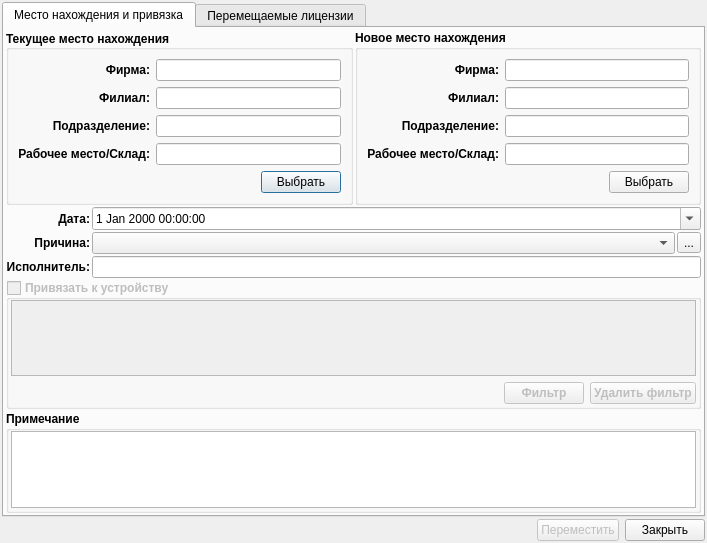
<?xml version="1.0" encoding="UTF-8"?>
<ui version="4.0">
 <class>MoveLicense</class>
 <widget class="QDialog" name="MoveLicense">
  <property name="geometry">
   <rect>
    <x>0</x>
    <y>0</y>
    <width>707</width>
    <height>543</height>
   </rect>
  </property>
  <property name="windowTitle">
   <string>Перемещение лицензий</string>
  </property>
  <layout class="QVBoxLayout" name="verticalLayout_3">
   <property name="spacing">
    <number>2</number>
   </property>
   <property name="margin">
    <number>2</number>
   </property>
   <item>
    <widget class="QTabWidget" name="tabWidget">
     <property name="currentIndex">
      <number>0</number>
     </property>
     <widget class="QWidget" name="tab">
      <attribute name="title">
       <string>Место нахождения и привязка</string>
      </attribute>
      <layout class="QVBoxLayout" name="verticalLayout_2">
       <property name="spacing">
        <number>2</number>
       </property>
       <property name="margin">
        <number>2</number>
       </property>
       <item>
        <layout class="QHBoxLayout" name="horizontalLayout_2">
         <item>
          <widget class="QGroupBox" name="groupBox">
           <property name="font">
            <font>
             <weight>75</weight>
             <bold>true</bold>
            </font>
           </property>
           <property name="title">
            <string>Текущее место нахождения</string>
           </property>
           <property name="alignment">
            <set>Qt::AlignLeading|Qt::AlignLeft|Qt::AlignVCenter</set>
           </property>
           <layout class="QVBoxLayout" name="verticalLayout_5">
            <item>
             <layout class="QGridLayout" name="gridLayout">
              <item row="0" column="0">
               <widget class="QLabel" name="label">
                <property name="text">
                 <string>Фирма:</string>
                </property>
                <property name="alignment">
                 <set>Qt::AlignRight|Qt::AlignTrailing|Qt::AlignVCenter</set>
                </property>
               </widget>
              </item>
              <item row="0" column="1">
               <widget class="QLineEdit" name="curFirm">
                <property name="readOnly">
                 <bool>true</bool>
                </property>
               </widget>
              </item>
              <item row="1" column="0">
               <widget class="QLabel" name="label_2">
                <property name="text">
                 <string>Филиал:</string>
                </property>
                <property name="alignment">
                 <set>Qt::AlignRight|Qt::AlignTrailing|Qt::AlignVCenter</set>
                </property>
               </widget>
              </item>
              <item row="1" column="1">
               <widget class="QLineEdit" name="curFP">
                <property name="readOnly">
                 <bool>true</bool>
                </property>
               </widget>
              </item>
              <item row="2" column="0">
               <widget class="QLabel" name="label_3">
                <property name="text">
                 <string>Подразделение:</string>
                </property>
                <property name="alignment">
                 <set>Qt::AlignRight|Qt::AlignTrailing|Qt::AlignVCenter</set>
                </property>
               </widget>
              </item>
              <item row="2" column="1">
               <widget class="QLineEdit" name="curDep">
                <property name="readOnly">
                 <bool>true</bool>
                </property>
               </widget>
              </item>
              <item row="3" column="0">
               <widget class="QLabel" name="label_4">
                <property name="text">
                 <string>Рабочее место/Склад:</string>
                </property>
                <property name="alignment">
                 <set>Qt::AlignRight|Qt::AlignTrailing|Qt::AlignVCenter</set>
                </property>
               </widget>
              </item>
              <item row="3" column="1">
               <widget class="QLineEdit" name="curWpWh">
                <property name="readOnly">
                 <bool>true</bool>
                </property>
               </widget>
              </item>
             </layout>
            </item>
            <item>
             <layout class="QHBoxLayout" name="horizontalLayout_5">
              <item>
               <spacer name="horizontalSpacer_2">
                <property name="orientation">
                 <enum>Qt::Horizontal</enum>
                </property>
                <property name="sizeHint" stdset="0">
                 <size>
                  <width>40</width>
                  <height>20</height>
                 </size>
                </property>
               </spacer>
              </item>
              <item>
               <widget class="QPushButton" name="selectCurButton">
                <property name="font">
                 <font>
                  <weight>50</weight>
                  <bold>false</bold>
                 </font>
                </property>
                <property name="text">
                 <string>Выбрать</string>
                </property>
                <property name="icon">
                 <iconset resource="../icons.qrc">
                  <normaloff>:/24x24/select/ico/selectall_24x24.png</normaloff>:/24x24/select/ico/selectall_24x24.png</iconset>
                </property>
               </widget>
              </item>
             </layout>
            </item>
           </layout>
          </widget>
         </item>
         <item>
          <widget class="QGroupBox" name="groupBox_2">
           <property name="font">
            <font>
             <weight>75</weight>
             <bold>true</bold>
            </font>
           </property>
           <property name="title">
            <string>Новое место нахождения</string>
           </property>
           <layout class="QVBoxLayout" name="verticalLayout_6">
            <item>
             <layout class="QGridLayout" name="gridLayout_2">
              <item row="0" column="0">
               <widget class="QLabel" name="label_5">
                <property name="text">
                 <string>Фирма:</string>
                </property>
                <property name="alignment">
                 <set>Qt::AlignRight|Qt::AlignTrailing|Qt::AlignVCenter</set>
                </property>
               </widget>
              </item>
              <item row="0" column="1">
               <widget class="QLineEdit" name="newFirm">
                <property name="readOnly">
                 <bool>true</bool>
                </property>
               </widget>
              </item>
              <item row="1" column="0">
               <widget class="QLabel" name="label_6">
                <property name="text">
                 <string>Филиал:</string>
                </property>
                <property name="alignment">
                 <set>Qt::AlignRight|Qt::AlignTrailing|Qt::AlignVCenter</set>
                </property>
               </widget>
              </item>
              <item row="1" column="1">
               <widget class="QLineEdit" name="newFP">
                <property name="readOnly">
                 <bool>true</bool>
                </property>
               </widget>
              </item>
              <item row="2" column="0">
               <widget class="QLabel" name="label_7">
                <property name="text">
                 <string>Подразделение:</string>
                </property>
                <property name="alignment">
                 <set>Qt::AlignRight|Qt::AlignTrailing|Qt::AlignVCenter</set>
                </property>
               </widget>
              </item>
              <item row="2" column="1">
               <widget class="QLineEdit" name="newDep">
                <property name="readOnly">
                 <bool>true</bool>
                </property>
               </widget>
              </item>
              <item row="3" column="0">
               <widget class="QLabel" name="label_8">
                <property name="text">
                 <string>Рабочее место/Склад:</string>
                </property>
                <property name="alignment">
                 <set>Qt::AlignRight|Qt::AlignTrailing|Qt::AlignVCenter</set>
                </property>
               </widget>
              </item>
              <item row="3" column="1">
               <widget class="QLineEdit" name="newWpWh">
                <property name="readOnly">
                 <bool>true</bool>
                </property>
               </widget>
              </item>
             </layout>
            </item>
            <item>
             <layout class="QHBoxLayout" name="horizontalLayout_6">
              <item>
               <spacer name="horizontalSpacer_3">
                <property name="orientation">
                 <enum>Qt::Horizontal</enum>
                </property>
                <property name="sizeHint" stdset="0">
                 <size>
                  <width>40</width>
                  <height>20</height>
                 </size>
                </property>
               </spacer>
              </item>
              <item>
               <widget class="QPushButton" name="selectNewButton">
                <property name="font">
                 <font>
                  <weight>50</weight>
                  <bold>false</bold>
                 </font>
                </property>
                <property name="text">
                 <string>Выбрать</string>
                </property>
                <property name="icon">
                 <iconset resource="../icons.qrc">
                  <normaloff>:/24x24/select/ico/selectall_24x24.png</normaloff>:/24x24/select/ico/selectall_24x24.png</iconset>
                </property>
               </widget>
              </item>
             </layout>
            </item>
           </layout>
          </widget>
         </item>
        </layout>
       </item>
       <item>
        <layout class="QGridLayout" name="gridLayout_3">
         <item row="0" column="0" colspan="2">
          <widget class="QLabel" name="label_11">
           <property name="font">
            <font>
             <weight>75</weight>
             <bold>true</bold>
            </font>
           </property>
           <property name="text">
            <string>Дата:</string>
           </property>
           <property name="alignment">
            <set>Qt::AlignRight|Qt::AlignTrailing|Qt::AlignVCenter</set>
           </property>
          </widget>
         </item>
         <item row="0" column="2">
          <widget class="QDateTimeEdit" name="dateMoved">
           <property name="calendarPopup">
            <bool>true</bool>
           </property>
          </widget>
         </item>
         <item row="1" column="0" colspan="2">
          <widget class="QLabel" name="label_12">
           <property name="font">
            <font>
             <weight>75</weight>
             <bold>true</bold>
            </font>
           </property>
           <property name="text">
            <string>Причина:</string>
           </property>
           <property name="alignment">
            <set>Qt::AlignRight|Qt::AlignTrailing|Qt::AlignVCenter</set>
           </property>
          </widget>
         </item>
         <item row="2" column="0" colspan="2">
          <widget class="QLabel" name="label_13">
           <property name="font">
            <font>
             <weight>75</weight>
             <bold>true</bold>
            </font>
           </property>
           <property name="text">
            <string>Исполнитель:</string>
           </property>
           <property name="alignment">
            <set>Qt::AlignRight|Qt::AlignTrailing|Qt::AlignVCenter</set>
           </property>
          </widget>
         </item>
         <item row="2" column="2">
          <widget class="LineEditTwoButton" name="performer">
           <property name="font">
            <font>
             <weight>75</weight>
             <bold>true</bold>
            </font>
           </property>
           <property name="readOnly">
            <bool>true</bool>
           </property>
          </widget>
         </item>
         <item row="1" column="2">
          <layout class="QHBoxLayout" name="horizontalLayout_7">
           <property name="spacing">
            <number>2</number>
           </property>
           <item>
            <widget class="QComboBox" name="cause"/>
           </item>
           <item>
            <widget class="QToolButton" name="buttonEditCause">
             <property name="text">
              <string>...</string>
             </property>
             <property name="icon">
              <iconset resource="../icons.qrc">
               <normaloff>:/16x16/book/ico/book_open_16x16.png</normaloff>:/16x16/book/ico/book_open_16x16.png</iconset>
             </property>
            </widget>
           </item>
          </layout>
         </item>
        </layout>
       </item>
       <item>
        <widget class="QGroupBox" name="groupBoxDev">
         <property name="enabled">
          <bool>false</bool>
         </property>
         <property name="font">
          <font>
           <weight>75</weight>
           <bold>true</bold>
          </font>
         </property>
         <property name="title">
          <string>Привязать к устройству</string>
         </property>
         <property name="checkable">
          <bool>true</bool>
         </property>
         <property name="checked">
          <bool>false</bool>
         </property>
         <layout class="QVBoxLayout" name="verticalLayout">
          <property name="leftMargin">
           <number>2</number>
          </property>
          <property name="topMargin">
           <number>0</number>
          </property>
          <property name="rightMargin">
           <number>2</number>
          </property>
          <property name="bottomMargin">
           <number>2</number>
          </property>
          <item>
           <widget class="QTreeView" name="devView">
            <property name="font">
             <font>
              <weight>50</weight>
              <bold>false</bold>
             </font>
            </property>
            <property name="editTriggers">
             <set>QAbstractItemView::NoEditTriggers</set>
            </property>
           </widget>
          </item>
          <item>
           <layout class="QHBoxLayout" name="horizontalLayout_4">
            <item>
             <spacer name="horizontalSpacer_4">
              <property name="orientation">
               <enum>Qt::Horizontal</enum>
              </property>
              <property name="sizeHint" stdset="0">
               <size>
                <width>40</width>
                <height>20</height>
               </size>
              </property>
             </spacer>
            </item>
            <item>
             <widget class="QPushButton" name="addFiltrButton">
              <property name="text">
               <string>Фильтр</string>
              </property>
              <property name="icon">
               <iconset resource="../icons.qrc">
                <normaloff>:/16x16/add/ico/add_filter_16x16.gif</normaloff>:/16x16/add/ico/add_filter_16x16.gif</iconset>
              </property>
             </widget>
            </item>
            <item>
             <widget class="QPushButton" name="clearFilterButton">
              <property name="enabled">
               <bool>false</bool>
              </property>
              <property name="text">
               <string>Удалить фильтр</string>
              </property>
              <property name="icon">
               <iconset resource="../icons.qrc">
                <normaloff>:/16x16/cancelDel/ico/del_filter_16x16.gif</normaloff>:/16x16/cancelDel/ico/del_filter_16x16.gif</iconset>
              </property>
             </widget>
            </item>
           </layout>
          </item>
         </layout>
        </widget>
       </item>
       <item>
        <widget class="QGroupBox" name="groupBox_5">
         <property name="font">
          <font>
           <weight>75</weight>
           <bold>true</bold>
          </font>
         </property>
         <property name="title">
          <string>Примечание</string>
         </property>
         <layout class="QHBoxLayout" name="horizontalLayout_8">
          <property name="spacing">
           <number>2</number>
          </property>
          <property name="leftMargin">
           <number>2</number>
          </property>
          <property name="topMargin">
           <number>0</number>
          </property>
          <property name="rightMargin">
           <number>2</number>
          </property>
          <property name="bottomMargin">
           <number>2</number>
          </property>
          <item>
           <widget class="QTextEdit" name="note"/>
          </item>
         </layout>
        </widget>
       </item>
      </layout>
     </widget>
     <widget class="QWidget" name="tab_2">
      <attribute name="title">
       <string>Перемещаемые лицензии</string>
      </attribute>
      <layout class="QVBoxLayout" name="verticalLayout_7">
       <property name="margin">
        <number>2</number>
       </property>
       <item>
        <widget class="QGroupBox" name="groupBox_4">
         <property name="font">
          <font>
           <weight>75</weight>
           <bold>true</bold>
          </font>
         </property>
         <property name="title">
          <string>Лицензии</string>
         </property>
         <layout class="QHBoxLayout" name="horizontalLayout_3">
          <property name="leftMargin">
           <number>2</number>
          </property>
          <property name="topMargin">
           <number>0</number>
          </property>
          <property name="rightMargin">
           <number>2</number>
          </property>
          <property name="bottomMargin">
           <number>2</number>
          </property>
          <item>
           <widget class="QTreeView" name="moveLicView">
            <property name="font">
             <font>
              <weight>75</weight>
              <bold>true</bold>
             </font>
            </property>
            <property name="editTriggers">
             <set>QAbstractItemView::NoEditTriggers</set>
            </property>
            <property name="alternatingRowColors">
             <bool>true</bool>
            </property>
            <property name="rootIsDecorated">
             <bool>false</bool>
            </property>
            <property name="allColumnsShowFocus">
             <bool>true</bool>
            </property>
           </widget>
          </item>
          <item>
           <layout class="QVBoxLayout" name="verticalLayout_4">
            <property name="spacing">
             <number>6</number>
            </property>
            <item>
             <widget class="QPushButton" name="addLicButton">
              <property name="enabled">
               <bool>false</bool>
              </property>
              <property name="font">
               <font>
                <weight>50</weight>
                <bold>false</bold>
               </font>
              </property>
              <property name="text">
               <string>Добавить</string>
              </property>
              <property name="icon">
               <iconset resource="../icons.qrc">
                <normaloff>:/16x16/add/ico/edit_add_16x16.png</normaloff>:/16x16/add/ico/edit_add_16x16.png</iconset>
              </property>
             </widget>
            </item>
            <item>
             <widget class="QPushButton" name="delLicButton">
              <property name="enabled">
               <bool>false</bool>
              </property>
              <property name="font">
               <font>
                <weight>50</weight>
                <bold>false</bold>
               </font>
              </property>
              <property name="text">
               <string>Удалить</string>
              </property>
              <property name="icon">
               <iconset resource="../icons.qrc">
                <normaloff>:/16x16/cancelDel/ico/del_16x16.png</normaloff>:/16x16/cancelDel/ico/del_16x16.png</iconset>
              </property>
             </widget>
            </item>
            <item>
             <widget class="QPushButton" name="clearLicButton">
              <property name="enabled">
               <bool>false</bool>
              </property>
              <property name="font">
               <font>
                <weight>50</weight>
                <bold>false</bold>
               </font>
              </property>
              <property name="text">
               <string>Очистить</string>
              </property>
              <property name="icon">
               <iconset resource="../icons.qrc">
                <normaloff>:/16x16/revert/ico/revert_16x16.png</normaloff>:/16x16/revert/ico/revert_16x16.png</iconset>
              </property>
             </widget>
            </item>
            <item>
             <spacer name="verticalSpacer">
              <property name="orientation">
               <enum>Qt::Vertical</enum>
              </property>
              <property name="sizeHint" stdset="0">
               <size>
                <width>20</width>
                <height>40</height>
               </size>
              </property>
             </spacer>
            </item>
           </layout>
          </item>
         </layout>
        </widget>
       </item>
      </layout>
     </widget>
    </widget>
   </item>
   <item>
    <layout class="QHBoxLayout" name="horizontalLayout">
     <property name="spacing">
      <number>6</number>
     </property>
     <item>
      <spacer name="horizontalSpacer">
       <property name="orientation">
        <enum>Qt::Horizontal</enum>
       </property>
       <property name="sizeHint" stdset="0">
        <size>
         <width>40</width>
         <height>20</height>
        </size>
       </property>
      </spacer>
     </item>
     <item>
      <widget class="QPushButton" name="moveButton">
       <property name="enabled">
        <bool>false</bool>
       </property>
       <property name="text">
        <string>Переместить</string>
       </property>
       <property name="icon">
        <iconset resource="../icons.qrc">
         <normaloff>:/16x16/move/ico/move_16x16.png</normaloff>:/16x16/move/ico/move_16x16.png</iconset>
       </property>
      </widget>
     </item>
     <item>
      <widget class="QPushButton" name="closeButton">
       <property name="text">
        <string>Закрыть</string>
       </property>
       <property name="icon">
        <iconset resource="../icons.qrc">
         <normaloff>:/16x16/cancelDel/ico/button_cancel_16x16 (1).png</normaloff>:/16x16/cancelDel/ico/button_cancel_16x16 (1).png</iconset>
       </property>
      </widget>
     </item>
    </layout>
   </item>
  </layout>
 </widget>
 <customwidgets>
  <customwidget>
   <class>LineEditTwoButton</class>
   <extends>QLineEdit</extends>
   <header>plugins/lineedittwobutton/lineedittwobutton.h</header>
  </customwidget>
 </customwidgets>
 <resources>
  <include location="../icons.qrc"/>
 </resources>
 <connections>
  <connection>
   <sender>closeButton</sender>
   <signal>clicked()</signal>
   <receiver>MoveLicense</receiver>
   <slot>close()</slot>
   <hints>
    <hint type="sourcelabel">
     <x>593</x>
     <y>459</y>
    </hint>
    <hint type="destinationlabel">
     <x>335</x>
     <y>448</y>
    </hint>
   </hints>
  </connection>
 </connections>
</ui>
